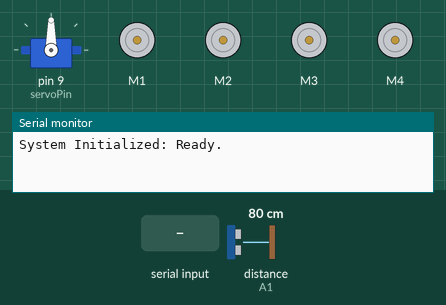
This sketch was run on a simulated Arduino Uno, built with avr-gcc and run on an emulated ATmega328P. Parts: servo, 4 × DC motor (green arrow = forward, orange = backward, longer = faster), the last lines printed to the serial monitor. Wiring (inferred from the names in the program): ultrasonic range finder: trigger A0; echo A1. The test bench sets the inputs (shaded band); at power-on: distance to the obstacle (sensor on A1) 80 cm. The echo pulse lasts 58.3 µs per cm.

Above: at 1.2 s.
1.3 s: "A" received over the second serial link
At 1.9 s:
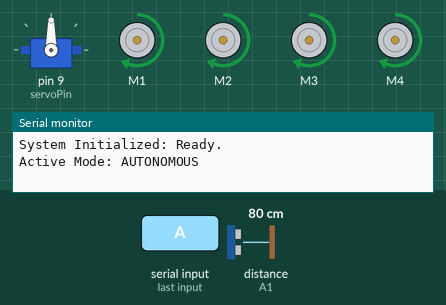
2.8 s: distance to the obstacle (sensor on A1) set to 28 cm
4.3 s: distance to the obstacle (sensor on A1) set to 23 cm
At 6.7 s:
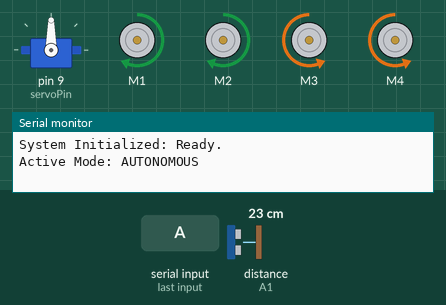
7.3 s: distance to the obstacle (sensor on A1) set to 35 cm
At 7.9 s:
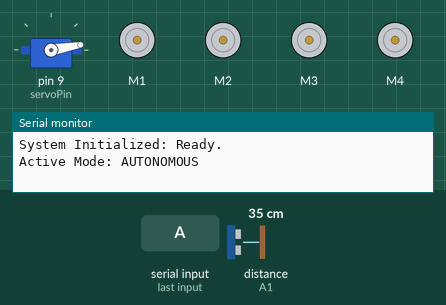
10.3 s: distance to the obstacle (sensor on A1) set to 2 cm
At 11.8 s:
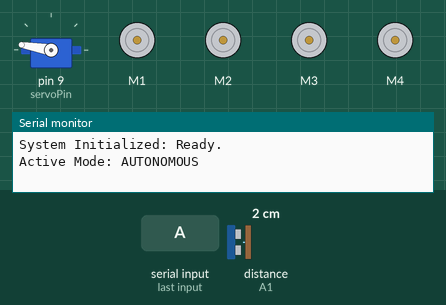
13.3 s: "M" received over the second serial link
At 16.6 s:
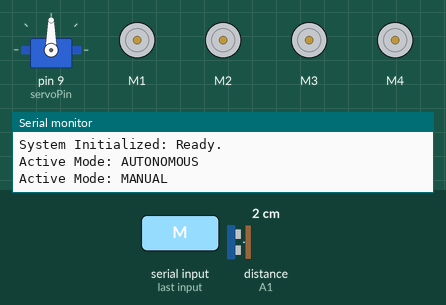
Timing chart, 0 to 17.3 s (numbered marks = the images above; inputs shaded):
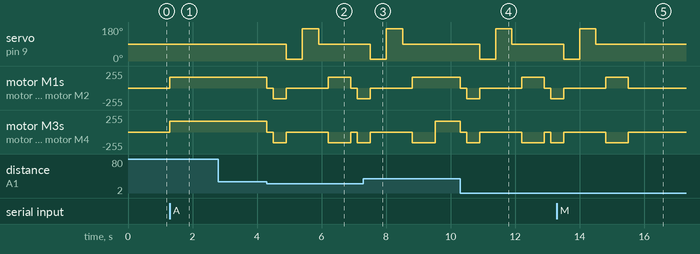

The sketch:

robo_control.ino
```cpp
/*
 * Project:  Autonomous Obstacle Avoiding  & Bluetooth-Controlled Robotic Car
 * Description: 4WD Obstacle Avoiding and Bluetooth Controlled Robot using Arduino Uno,
 *              L293D Motor Driver Shield, HC-SR04 Ultrasonic Sensor, and HC-05 BT Module.
 */

#include <AFMotor.h>
#include <Servo.h>
#include <SoftwareSerial.h>

// DC Motors Initialization (L293D Shield Channels)
AF_DCMotor motor1(1);
AF_DCMotor motor2(2);
AF_DCMotor motor3(3);
AF_DCMotor motor4(4);

// Ultrasonic Sensor Pins
#define trigPin A0
#define echoPin A1

// Bluetooth Serial Communication (TX -> A2, RX -> A3)
SoftwareSerial BT(A2, A3);

// Servo Motor Configuration
Servo myServo;
#define servoPin 9

// Global Variables
char command = 'S';
bool isAutoMode = false;

void setup() {
  Serial.begin(9600);
  BT.begin(9600);

  pinMode(trigPin, OUTPUT);
  pinMode(echoPin, INPUT);

  myServo.attach(servoPin);
  myServo.write(90); // Center position

  setMotorSpeed(160);
  Serial.println("System Initialized: Ready.");
}

void loop() {
  // Read distance from ultrasonic sensor
  int distance = getDistance();

  // Read incoming Bluetooth commands
  if (BT.available()) {
    command = BT.read();

    // Mode Switching Logic
    if (command == 'A' || command == 'a') {
      isAutoMode = true;
      Serial.println("Active Mode: AUTONOMOUS");
    }
    else if (command == 'M' || command == 'm' || command == 'S' || command == 's') {
      isAutoMode = false;
      stopMotors();
      Serial.println("Active Mode: MANUAL");
    }
  }

  // Execute selected mode
  if (isAutoMode) {
    runFullAutoMode(distance);
  } else {
    runSafeManualMode(distance);
  }
}

// ==========================================
// 1. SAFE MANUAL MODE (Anti-Collision System)
// ==========================================
void runSafeManualMode(int currentDistance) {
  if (command == 'F' || command == 'f') {
    // Only proceed forward if clear path detected
    if (currentDistance > 20 || currentDistance == 0) {
      moveForward();
    } else {
      stopMotors(); // Emergency stop on obstacle detection
      Serial.println("Collision Alert: Auto Brake Engaged!");
    }
  }
  else if (command == 'B' || command == 'b') moveBackward();
  else if (command == 'L' || command == 'l') turnLeft();
  else if (command == 'R' || command == 'r') turnRight();
  else if (command == 'S' || command == 's') stopMotors();
}

// ==========================================
// 2. FULLY AUTONOMOUS MODE (Self-Driving)
// ==========================================
void runFullAutoMode(int currentDistance) {
  if (currentDistance > 0 && currentDistance < 25) {
    stopMotors();
    delay(200);
    moveBackward();
    delay(400);
    stopMotors();

    // Scan Left Path
    myServo.write(10);
    delay(500);
    int distLeft = getDistance();

    // Scan Right Path
    myServo.write(170);
    delay(500);
    int distRight = getDistance();

    // Recenter Servo
    myServo.write(90);
    delay(300);

    // Decision Logic: Move toward the clearer side
    if (distLeft > distRight) {
      turnLeft();
    } else {
      turnRight();
    }

    delay(700);
    stopMotors();
  } else {
    moveForward();
  }
}

// ==========================================
// HARDWARE DRIVER & SENSOR FUNCTIONS
// ==========================================

// Calculates distance in centimeters via HC-SR04
int getDistance() {
  digitalWrite(trigPin, LOW);
  delayMicroseconds(2);
  digitalWrite(trigPin, HIGH);
  delayMicroseconds(10);
  digitalWrite(trigPin, LOW);

  long duration = pulseIn(echoPin, HIGH, 25000); // 25ms timeout
  if (duration == 0) return 0;
  return duration * 0.034 / 2;
}

// Sets uniform speed for all 4 DC Motors
void setMotorSpeed(int speed) {
  motor1.setSpeed(speed);
  motor2.setSpeed(speed);
  motor3.setSpeed(speed);
  motor4.setSpeed(speed);
}

void moveForward() {
  motor1.run(FORWARD);
  motor2.run(FORWARD);
  motor3.run(FORWARD);
  motor4.run(FORWARD);
}

void moveBackward() {
  motor1.run(BACKWARD);
  motor2.run(BACKWARD);
  motor3.run(BACKWARD);
  motor4.run(BACKWARD);
}

void turnLeft() {
  setMotorSpeed(200);
  motor1.run(BACKWARD);
  motor2.run(BACKWARD);
  motor3.run(FORWARD);
  motor4.run(FORWARD);
  setMotorSpeed(160);
}

void turnRight() {
  setMotorSpeed(200);
  motor1.run(FORWARD);
  motor2.run(FORWARD);
  motor3.run(BACKWARD);
  motor4.run(BACKWARD);
  setMotorSpeed(160);
}

void stopMotors() {
  motor1.run(RELEASE);
  motor2.run(RELEASE);
  motor3.run(RELEASE);
  motor4.run(RELEASE);
}
```

Measured:
- the behaviour switches between 26 and 25 cm on distance to the obstacle (sensor on A1) (found by bisection; images 1 and 2)
- after the input at 1.3 s, motor M1–4: stopped → forward 160/255 at once
- after the input at 2.8 s, every drawn part: stays the same
- after the input at 4.3 s, servo on pin 9 (servoPin): 90° → 10° after 0.60 s, → 170° 0.50 s later, → 90° 0.50 s later; motor M1: forward 160/255 → stopped at once, → backward 160/255 0.20 s later, → stopped 0.40 s later, → forward 160/255 1.3 s later, … (6 changes in this stretch)
- after the input at 7.3 s, motor M1, motor M2: goes on until 8.8 s, then stays forward 160/255
- after the input at 10.3 s, servo on pin 9 (servoPin): 90° → 10° after 0.60 s, → 170° 0.50 s later, → 90° 0.50 s later; motor M1: forward 160/255 → stopped at once, → backward 160/255 0.20 s later, → stopped 0.40 s later, → forward 160/255 1.3 s later, … (6 changes in this stretch)
- after the input at 13.3 s, servo on pin 9 (servoPin): goes on until 14.5 s, then stays 90°; motor M1–4: goes on until 15.5 s, then stays stopped
